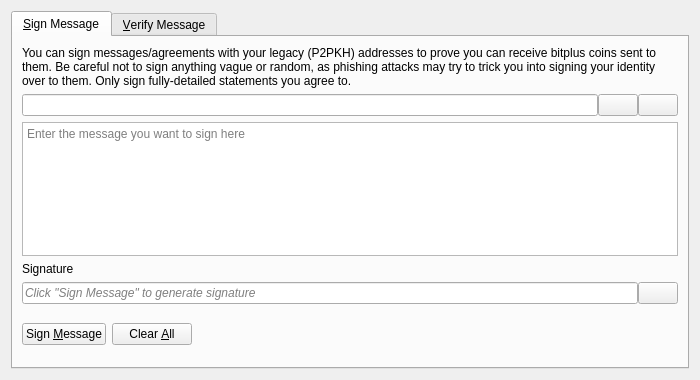
<?xml version="1.0" encoding="UTF-8"?>
<ui version="4.0">
 <class>SignVerifyMessageDialog</class>
 <widget class="QDialog" name="SignVerifyMessageDialog">
  <property name="geometry">
   <rect>
    <x>0</x>
    <y>0</y>
    <width>700</width>
    <height>380</height>
   </rect>
  </property>
  <property name="windowTitle">
   <string>Signatures - Sign / Verify a Message</string>
  </property>
  <property name="modal">
   <bool>true</bool>
  </property>
  <layout class="QVBoxLayout" name="verticalLayout">
   <item>
    <widget class="QTabWidget" name="tabWidget">
     <property name="currentIndex">
      <number>0</number>
     </property>
     <widget class="QWidget" name="tabSignMessage">
      <attribute name="title">
       <string>&amp;Sign Message</string>
      </attribute>
      <layout class="QVBoxLayout" name="verticalLayout_SM">
       <item>
        <widget class="QLabel" name="infoLabel_SM">
         <property name="text">
          <string>You can sign messages/agreements with your legacy (P2PKH) addresses to prove you can receive bitplus coins sent to them. Be careful not to sign anything vague or random, as phishing attacks may try to trick you into signing your identity over to them. Only sign fully-detailed statements you agree to.</string>
         </property>
         <property name="textFormat">
          <enum>Qt::PlainText</enum>
         </property>
         <property name="wordWrap">
          <bool>true</bool>
         </property>
        </widget>
       </item>
       <item>
        <layout class="QHBoxLayout" name="horizontalLayout_1_SM">
         <property name="spacing">
          <number>0</number>
         </property>
         <item>
          <widget class="QValidatedLineEdit" name="addressIn_SM">
           <property name="toolTip">
            <string>The Bitplus address to sign the message with</string>
           </property>
          </widget>
         </item>
         <item>
          <widget class="QPushButton" name="addressBookButton_SM">
           <property name="toolTip">
            <string>Choose previously used address</string>
           </property>
           <property name="text">
            <string/>
           </property>
           <property name="icon">
            <iconset resource="../bitplus.qrc">
             <normaloff>:/icons/address-book</normaloff>:/icons/address-book</iconset>
           </property>
           <property name="shortcut">
            <string>Alt+A</string>
           </property>
           <property name="autoDefault">
            <bool>false</bool>
           </property>
          </widget>
         </item>
         <item>
          <widget class="QPushButton" name="pasteButton_SM">
           <property name="toolTip">
            <string>Paste address from clipboard</string>
           </property>
           <property name="text">
            <string/>
           </property>
           <property name="icon">
            <iconset resource="../bitplus.qrc">
             <normaloff>:/icons/editpaste</normaloff>:/icons/editpaste</iconset>
           </property>
           <property name="shortcut">
            <string>Alt+P</string>
           </property>
           <property name="autoDefault">
            <bool>false</bool>
           </property>
          </widget>
         </item>
        </layout>
       </item>
       <item>
        <widget class="QPlainTextEdit" name="messageIn_SM">
         <property name="toolTip">
          <string>Enter the message you want to sign here</string>
         </property>
         <property name="placeholderText">
          <string>Enter the message you want to sign here</string>
         </property>
        </widget>
       </item>
       <item>
        <widget class="QLabel" name="signatureLabel_SM">
         <property name="text">
          <string>Signature</string>
         </property>
         <property name="textFormat">
          <enum>Qt::PlainText</enum>
         </property>
        </widget>
       </item>
       <item>
        <layout class="QHBoxLayout" name="horizontalLayout_2_SM">
         <property name="spacing">
          <number>0</number>
         </property>
         <item>
          <widget class="QLineEdit" name="signatureOut_SM">
           <property name="placeholderText">
            <string>Click "Sign Message" to generate signature</string>
           </property>
           <property name="font">
            <font>
             <italic>true</italic>
            </font>
           </property>
           <property name="readOnly">
            <bool>true</bool>
           </property>
          </widget>
         </item>
         <item>
          <widget class="QPushButton" name="copySignatureButton_SM">
           <property name="toolTip">
            <string>Copy the current signature to the clipboard</string>
           </property>
           <property name="text">
            <string/>
           </property>
           <property name="icon">
            <iconset resource="../bitplus.qrc">
             <normaloff>:/icons/editcopy</normaloff>:/icons/editcopy</iconset>
           </property>
           <property name="autoDefault">
            <bool>false</bool>
           </property>
          </widget>
         </item>
        </layout>
       </item>
       <item>
        <layout class="QHBoxLayout" name="horizontalLayout_3_SM">
         <item>
          <widget class="QPushButton" name="signMessageButton_SM">
           <property name="toolTip">
            <string>Sign the message to prove you own this Bitplus address</string>
           </property>
           <property name="text">
            <string>Sign &amp;Message</string>
           </property>
           <property name="icon">
            <iconset resource="../bitplus.qrc">
             <normaloff>:/icons/edit</normaloff>:/icons/edit</iconset>
           </property>
           <property name="autoDefault">
            <bool>false</bool>
           </property>
          </widget>
         </item>
         <item>
          <widget class="QPushButton" name="clearButton_SM">
           <property name="toolTip">
            <string>Reset all sign message fields</string>
           </property>
           <property name="text">
            <string>Clear &amp;All</string>
           </property>
           <property name="icon">
            <iconset resource="../bitplus.qrc">
             <normaloff>:/icons/remove</normaloff>:/icons/remove</iconset>
           </property>
           <property name="autoDefault">
            <bool>false</bool>
           </property>
          </widget>
         </item>
         <item>
          <spacer name="horizontalSpacer_1_SM">
           <property name="orientation">
            <enum>Qt::Horizontal</enum>
           </property>
           <property name="sizeHint" stdset="0">
            <size>
             <width>40</width>
             <height>48</height>
            </size>
           </property>
          </spacer>
         </item>
         <item>
          <widget class="QLabel" name="statusLabel_SM">
           <property name="font">
            <font>
             <weight>75</weight>
             <bold>true</bold>
            </font>
           </property>
           <property name="text">
            <string/>
           </property>
           <property name="wordWrap">
            <bool>true</bool>
           </property>
          </widget>
         </item>
         <item>
          <spacer name="horizontalSpacer_2_SM">
           <property name="orientation">
            <enum>Qt::Horizontal</enum>
           </property>
           <property name="sizeHint" stdset="0">
            <size>
             <width>40</width>
             <height>48</height>
            </size>
           </property>
          </spacer>
         </item>
        </layout>
       </item>
      </layout>
     </widget>
     <widget class="QWidget" name="tabVerifyMessage">
      <attribute name="title">
       <string>&amp;Verify Message</string>
      </attribute>
      <layout class="QVBoxLayout" name="verticalLayout_VM">
       <item>
        <widget class="QLabel" name="infoLabel_VM">
         <property name="text">
          <string>Enter the receiver's address, message (ensure you copy line breaks, spaces, tabs, etc. exactly) and signature below to verify the message. Be careful not to read more into the signature than what is in the signed message itself, to avoid being tricked by a man-in-the-middle attack. Note that this only proves the signing party receives with the address, it cannot prove sendership of any transaction!</string>
         </property>
         <property name="textFormat">
          <enum>Qt::PlainText</enum>
         </property>
         <property name="alignment">
          <set>Qt::AlignLeading|Qt::AlignLeft|Qt::AlignTop</set>
         </property>
         <property name="wordWrap">
          <bool>true</bool>
         </property>
        </widget>
       </item>
       <item>
        <layout class="QHBoxLayout" name="horizontalLayout_1_VM">
         <property name="spacing">
          <number>0</number>
         </property>
         <item>
          <widget class="QValidatedLineEdit" name="addressIn_VM">
           <property name="toolTip">
            <string>The Bitplus address the message was signed with</string>
           </property>
          </widget>
         </item>
         <item>
          <widget class="QPushButton" name="addressBookButton_VM">
           <property name="toolTip">
            <string>Choose previously used address</string>
           </property>
           <property name="text">
            <string/>
           </property>
           <property name="icon">
            <iconset resource="../bitplus.qrc">
             <normaloff>:/icons/address-book</normaloff>:/icons/address-book</iconset>
           </property>
           <property name="shortcut">
            <string>Alt+A</string>
           </property>
           <property name="autoDefault">
            <bool>false</bool>
           </property>
          </widget>
         </item>
        </layout>
       </item>
       <item>
        <widget class="QPlainTextEdit" name="messageIn_VM">
          <property name="toolTip">
            <string>The signed message to verify</string>
          </property>
          <property name="placeholderText">
            <string>The signed message to verify</string>
          </property>
        </widget>
       </item>
       <item>
        <widget class="QValidatedLineEdit" name="signatureIn_VM">
          <property name="toolTip">
            <string>The signature given when the message was signed</string>
          </property>
          <property name="placeholderText">
            <string>The signature given when the message was signed</string>
          </property>
        </widget>
       </item>
       <item>
        <layout class="QHBoxLayout" name="horizontalLayout_2_VM">
         <item>
          <widget class="QPushButton" name="verifyMessageButton_VM">
           <property name="toolTip">
            <string>Verify the message to ensure it was signed with the specified Bitplus address</string>
           </property>
           <property name="text">
            <string>Verify &amp;Message</string>
           </property>
           <property name="icon">
            <iconset resource="../bitplus.qrc">
             <normaloff>:/icons/transaction_0</normaloff>:/icons/transaction_0</iconset>
           </property>
           <property name="autoDefault">
            <bool>false</bool>
           </property>
          </widget>
         </item>
         <item>
          <widget class="QPushButton" name="clearButton_VM">
           <property name="toolTip">
            <string>Reset all verify message fields</string>
           </property>
           <property name="text">
            <string>Clear &amp;All</string>
           </property>
           <property name="icon">
            <iconset resource="../bitplus.qrc">
             <normaloff>:/icons/remove</normaloff>:/icons/remove</iconset>
           </property>
           <property name="autoDefault">
            <bool>false</bool>
           </property>
          </widget>
         </item>
         <item>
          <spacer name="horizontalSpacer_1_VM">
           <property name="orientation">
            <enum>Qt::Horizontal</enum>
           </property>
           <property name="sizeHint" stdset="0">
            <size>
             <width>40</width>
             <height>48</height>
            </size>
           </property>
          </spacer>
         </item>
         <item>
          <widget class="QLabel" name="statusLabel_VM">
           <property name="font">
            <font>
             <weight>75</weight>
             <bold>true</bold>
            </font>
           </property>
           <property name="text">
            <string/>
           </property>
           <property name="wordWrap">
            <bool>true</bool>
           </property>
          </widget>
         </item>
         <item>
          <spacer name="horizontalSpacer_2_VM">
           <property name="orientation">
            <enum>Qt::Horizontal</enum>
           </property>
           <property name="sizeHint" stdset="0">
            <size>
             <width>40</width>
             <height>48</height>
            </size>
           </property>
          </spacer>
         </item>
        </layout>
       </item>
      </layout>
     </widget>
    </widget>
   </item>
  </layout>
 </widget>
 <customwidgets>
  <customwidget>
   <class>QValidatedLineEdit</class>
   <extends>QLineEdit</extends>
   <header>qt/qvalidatedlineedit.h</header>
  </customwidget>
 </customwidgets>
 <resources>
  <include location="../bitplus.qrc"/>
 </resources>
 <connections/>
</ui>
